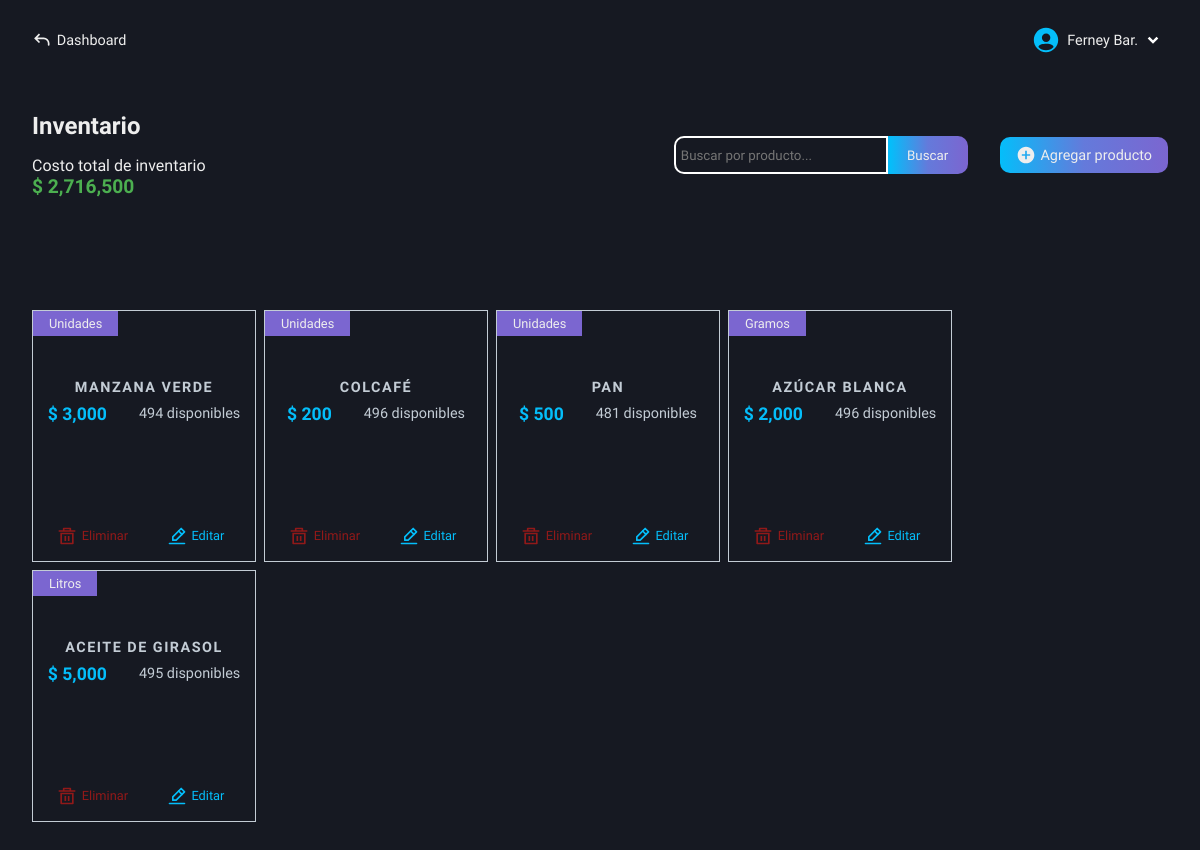
The app's page /roles/store/inventory/admin-inventory.php (signed in), older data.
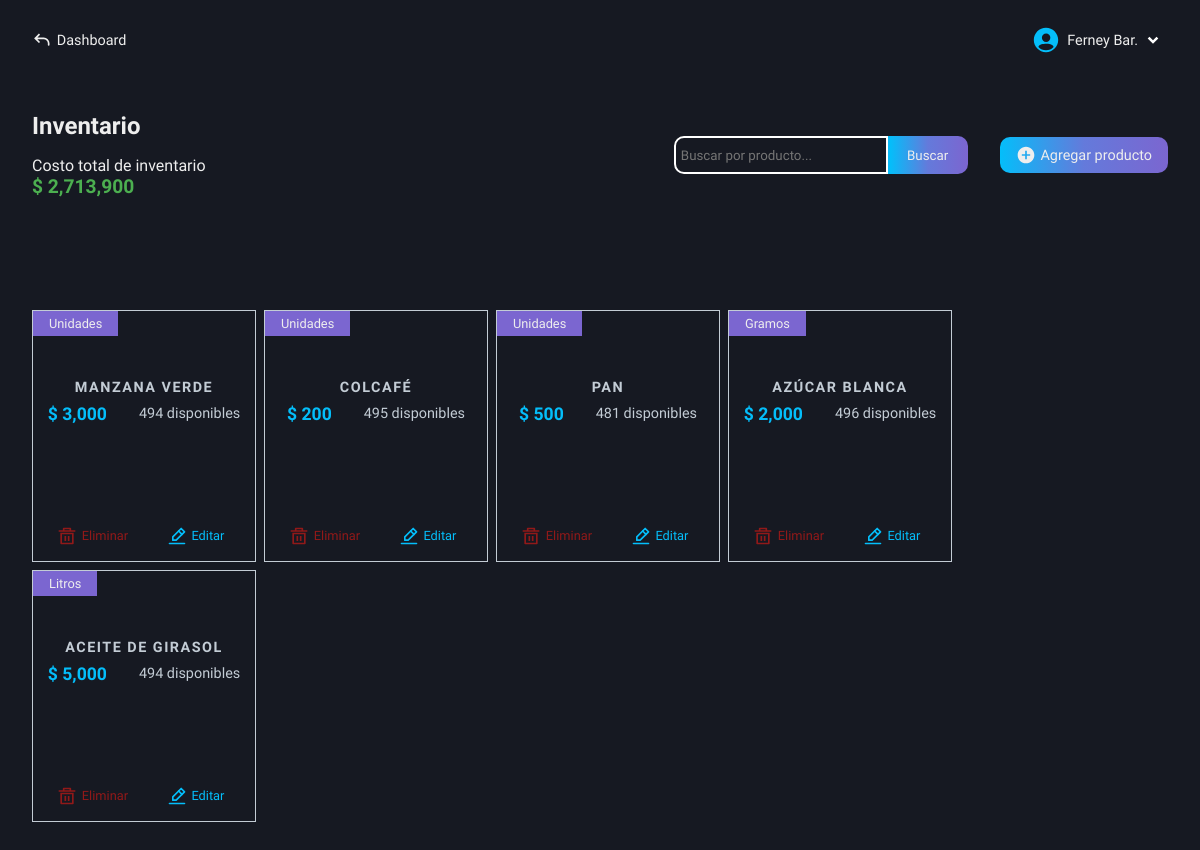
The same page, newer data.
### tables this page shows
CREATE TABLE `inventory_products` (
  `id` int(11) NOT NULL AUTO_INCREMENT,
  `id_category` int(11) NOT NULL,
  `product_name` varchar(100) NOT NULL,
  `supplier` varchar(100) NOT NULL,
  `purchase_price` decimal(50,0) NOT NULL,
  `sale_price` decimal(50,0) NOT NULL,
  `stock_quantity` int(11) NOT NULL,
  `product_description` varchar(500) NOT NULL,
  `unit_measure` varchar(100) NOT NULL,
  `entry_date` date NOT NULL,
  PRIMARY KEY (`id`)
);

### roles/store/inventory/admin-inventory.php (the view, shortened to what the changed rows need)
<!DOCTYPE html>
<html lang="en">
<head>
    <link rel="stylesheet" href="../../../css/store/admin-inventory.css">
    <link rel="stylesheet" href="../../../css/store/base-autocomplete.css">
    <link rel="stylesheet" href="https://code.jquery.com/ui/1.12.1/themes/base/jquery-ui.css">
    <?php
        include("../../../conexion.php");
    ?>
</head>
<body>
    <main class="main">
        <section class="info-table-product" id="hidden-modal">
            <div class="table-products">
                <div class="tlt-search-add">
                    <div class="tlt-cost">
                        <h2 class="tlt-function">Inventario</h2>
                        <div class="total-cost">
                            <p>Costo total de inventario</p>
                            <?php
                                $query = "SELECT SUM(purchase_price * stock_quantity) AS total_cost FROM inventory_products";
                                $result = mysqli_query($conexion, $query);
                                $row = mysqli_fetch_array($result);
                                if($row['total_cost'] === NULL){
                                    echo "<p>$ 0</p>";
                                } else {
                                    echo "<p>$ " . number_format($row['total_cost'], 0) . "</p>";
                                }
                            ?>
                        </div>
                    </div>
                </div>
                <div class="all-products">
                    <div class="content-cards">
                        <?php
                            $getProducts = "SELECT * FROM inventory_products";
                            $resultProducts = mysqli_query($conexion, $getProducts);
                            if($resultProducts -> num_rows > 0){
                                while($row = mysqli_fetch_array($resultProducts)){
                                    $id = $row['id'];
                                    echo "<div class='card-product'>
                                            <div class='unit-info'>
                                                <p class='unit'>" . $row['unit_measure'] . "</p>
                                                <div class='info-product'>
                                                    <h3 class='product'>" . ucfirst($row['product_name']) . "</h3>
                                                    <div class='price-available'>
                                                        <p>$ " . number_format($row['sale_price'], 0) . "</p>
                                                        <p>" . $row['stock_quantity'] . " disponibles</p>
                                                    </div>
                                                </div>
                                            </div>
                                            <div class='actions'>
                                                <a href='functions/delete.php?id=$id'>
                                                    <img src='../../../svg/delete.svg' />
                                                    Eliminar
                                                </a>
                                                <a href='functions/get-data.php?id=$id'>
                                                    <img src='../../../svg/edit.svg' />
                                                    Editar
                                                </a>
                                            </div>
                                        </div>";
                                }
                            } else {
                                echo "<div class='not-product'><p>No tienes productos en tu inventario</p></div>";
                            }
                        ?>
                    </div>
                </div>
            </div>
        </section>
    </main>
</body>
</html>

Row changes from the older to the newer data that the page shows:
changed inventory_products "COLCAFÉ": stock_quantity "496" → "495"
changed inventory_products "ACEITE DE GIRASOL": stock_quantity "495" → "494"
Text that changed along with them:
$row['total_cost']: "2,716,500" → "2,713,900"
